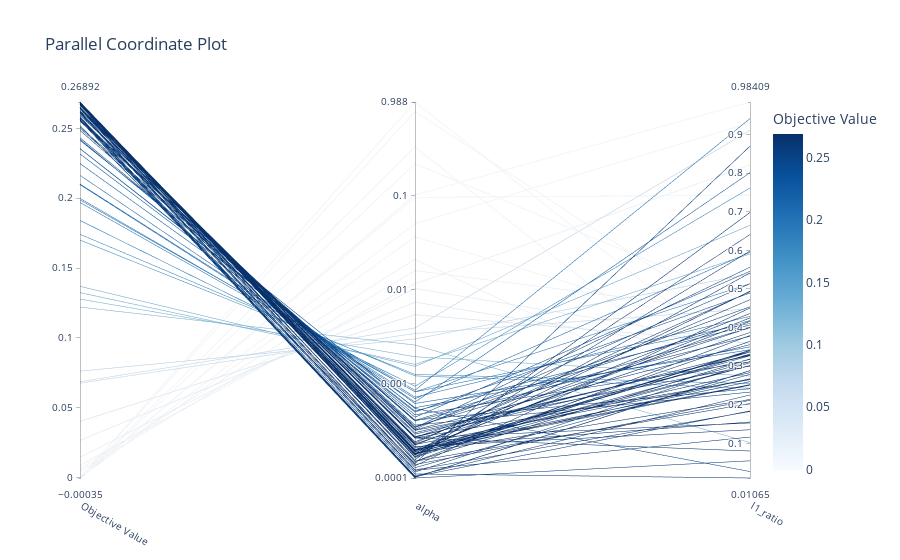

Notebook code cell kept with this figure:
### Code cell
fig = optuna.visualization.plot_parallel_coordinate(
    study, params=["alpha", "l1_ratio"])
show(fig)
